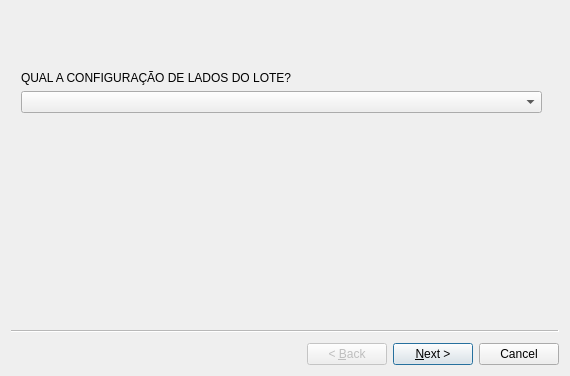
<?xml version="1.0" encoding="UTF-8"?>
<ui version="4.0">
 <class>Wizard</class>
 <widget class="QWizard" name="Wizard">
  <property name="geometry">
   <rect>
    <x>0</x>
    <y>0</y>
    <width>570</width>
    <height>376</height>
   </rect>
  </property>
  <property name="windowTitle">
   <string>Wizard</string>
  </property>
  <widget class="QWizardPage" name="wizardPage1">
   <widget class="QWidget" name="verticalLayoutWidget">
    <property name="geometry">
     <rect>
      <x>10</x>
      <y>60</y>
      <width>521</width>
      <height>42</height>
     </rect>
    </property>
    <layout class="QVBoxLayout" name="verticalLayout">
     <item>
      <widget class="QLabel" name="label">
       <property name="text">
        <string>QUAL A CONFIGURAÇÃO DE LADOS DO LOTE?</string>
       </property>
      </widget>
     </item>
     <item>
      <widget class="QComboBox" name="sides_quant_comboBox">
       <property name="currentIndex">
        <number>-1</number>
       </property>
       <property name="placeholderText">
        <string>Selecione uma opção...</string>
       </property>
       <item>
        <property name="text">
         <string>3 LADOS: FRENTE, DIREITA, ESQUERDA</string>
        </property>
       </item>
       <item>
        <property name="text">
         <string>4 LADOS: FRENTE, DIREITA, FUNDOS, ESQUERDA</string>
        </property>
       </item>
      </widget>
     </item>
    </layout>
   </widget>
  </widget>
  <widget class="QWizardPage" name="wizardPage2">
   <widget class="QWidget" name="verticalLayoutWidget_2">
    <property name="geometry">
     <rect>
      <x>10</x>
      <y>20</y>
      <width>481</width>
      <height>207</height>
     </rect>
    </property>
    <layout class="QGridLayout" name="gridLayout" columnstretch="1,0,1">
     <item row="3" column="0">
      <widget class="QLabel" name="side_2_label">
       <property name="text">
        <string>ESQUERDA</string>
       </property>
      </widget>
     </item>
     <item row="6" column="0">
      <widget class="QLabel" name="side_3_label">
       <property name="text">
        <string>FUNDOS</string>
       </property>
      </widget>
     </item>
     <item row="4" column="0">
      <widget class="QComboBox" name="side_2_comboBox">
       <property name="placeholderText">
        <string>Selecione uma opção...</string>
       </property>
      </widget>
     </item>
     <item row="1" column="0">
      <widget class="QComboBox" name="side_1_comboBox">
       <property name="placeholderText">
        <string>Selecione uma opção...</string>
       </property>
      </widget>
     </item>
     <item row="9" column="0">
      <widget class="QLabel" name="side_4_label">
       <property name="text">
        <string>DIREITA</string>
       </property>
      </widget>
     </item>
     <item row="10" column="2">
      <widget class="QComboBox" name="side_4_comboBox_2">
       <property name="placeholderText">
        <string>Selecione uma opção...</string>
       </property>
      </widget>
     </item>
     <item row="0" column="0">
      <widget class="QLabel" name="side_1_label">
       <property name="text">
        <string>FRENTE</string>
       </property>
      </widget>
     </item>
     <item row="7" column="0">
      <widget class="QComboBox" name="side_3_comboBox">
       <property name="placeholderText">
        <string>Selecione uma opção...</string>
       </property>
      </widget>
     </item>
     <item row="7" column="2">
      <widget class="QComboBox" name="side_3_comboBox_2">
       <property name="placeholderText">
        <string>Selecione uma opção...</string>
       </property>
      </widget>
     </item>
     <item row="4" column="2">
      <widget class="QComboBox" name="side_2_comboBox_2">
       <property name="placeholderText">
        <string>Selecione uma opção...</string>
       </property>
      </widget>
     </item>
     <item row="10" column="1">
      <widget class="QLabel" name="up_to_label_4">
       <property name="text">
        <string> até </string>
       </property>
       <property name="alignment">
        <set>Qt::AlignCenter</set>
       </property>
      </widget>
     </item>
     <item row="2" column="0">
      <widget class="Line" name="line">
       <property name="orientation">
        <enum>Qt::Horizontal</enum>
       </property>
      </widget>
     </item>
     <item row="10" column="0">
      <widget class="QComboBox" name="side_4_comboBox">
       <property name="placeholderText">
        <string>Selecione uma opção...</string>
       </property>
      </widget>
     </item>
     <item row="1" column="1">
      <widget class="QLabel" name="up_to_label_1">
       <property name="text">
        <string> até </string>
       </property>
       <property name="alignment">
        <set>Qt::AlignCenter</set>
       </property>
      </widget>
     </item>
     <item row="1" column="2">
      <widget class="QComboBox" name="side_1_comboBox_2">
       <property name="placeholderText">
        <string>Selecione uma opção...</string>
       </property>
      </widget>
     </item>
     <item row="7" column="1">
      <widget class="QLabel" name="up_to_label_3">
       <property name="text">
        <string> até </string>
       </property>
       <property name="alignment">
        <set>Qt::AlignCenter</set>
       </property>
      </widget>
     </item>
     <item row="5" column="0">
      <widget class="Line" name="line_2">
       <property name="orientation">
        <enum>Qt::Horizontal</enum>
       </property>
      </widget>
     </item>
     <item row="4" column="1">
      <widget class="QLabel" name="up_to_label_2">
       <property name="text">
        <string> até </string>
       </property>
       <property name="alignment">
        <set>Qt::AlignCenter</set>
       </property>
      </widget>
     </item>
     <item row="8" column="0">
      <widget class="Line" name="line_3">
       <property name="orientation">
        <enum>Qt::Horizontal</enum>
       </property>
      </widget>
     </item>
     <item row="2" column="2">
      <widget class="Line" name="line_4">
       <property name="orientation">
        <enum>Qt::Horizontal</enum>
       </property>
      </widget>
     </item>
     <item row="5" column="2">
      <widget class="Line" name="line_5">
       <property name="orientation">
        <enum>Qt::Horizontal</enum>
       </property>
      </widget>
     </item>
     <item row="8" column="2">
      <widget class="Line" name="line_6">
       <property name="orientation">
        <enum>Qt::Horizontal</enum>
       </property>
      </widget>
     </item>
     <item row="2" column="1">
      <widget class="Line" name="line_7">
       <property name="orientation">
        <enum>Qt::Horizontal</enum>
       </property>
      </widget>
     </item>
     <item row="5" column="1">
      <widget class="Line" name="line_8">
       <property name="orientation">
        <enum>Qt::Horizontal</enum>
       </property>
      </widget>
     </item>
     <item row="8" column="1">
      <widget class="Line" name="line_9">
       <property name="orientation">
        <enum>Qt::Horizontal</enum>
       </property>
      </widget>
     </item>
    </layout>
   </widget>
   <widget class="QLabel" name="label_2">
    <property name="geometry">
     <rect>
      <x>0</x>
      <y>0</y>
      <width>519</width>
      <height>13</height>
     </rect>
    </property>
    <property name="text">
     <string>SELECIONE O SEGMENTO INICIAL E FINAL DE CADA LADO:</string>
    </property>
   </widget>
  </widget>
 </widget>
 <resources/>
 <connections/>
</ui>
